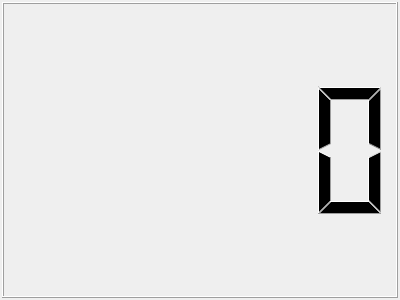
<?xml version="1.0" encoding="UTF-8"?>
<ui version="4.0">
 <class>Test3Page</class>
 <widget class="QWidget" name="Test3Page">
  <property name="geometry">
   <rect>
    <x>0</x>
    <y>0</y>
    <width>400</width>
    <height>300</height>
   </rect>
  </property>
  <property name="windowTitle">
   <string>Form</string>
  </property>
  <layout class="QGridLayout" name="gridLayout">
   <property name="leftMargin">
    <number>2</number>
   </property>
   <property name="topMargin">
    <number>2</number>
   </property>
   <property name="rightMargin">
    <number>2</number>
   </property>
   <property name="bottomMargin">
    <number>2</number>
   </property>
   <property name="spacing">
    <number>2</number>
   </property>
   <item row="0" column="0">
    <widget class="QLCDNumber" name="lcdNumber"/>
   </item>
  </layout>
 </widget>
 <resources/>
 <connections/>
</ui>
